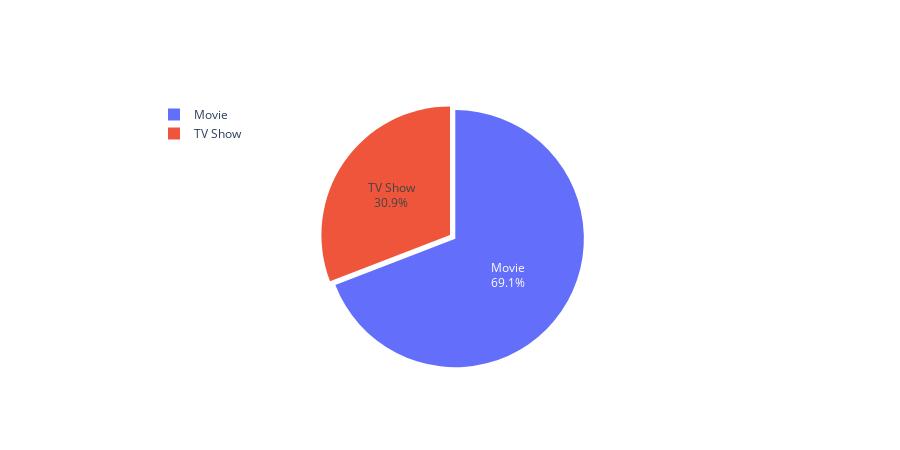

Notebook code for this chart:
### Markdown cell above
#### 1. What is the composition of Netflix content?

### Code cell
pie_x = df["type"].value_counts().reset_index()
pie_x = pie_x.rename(columns={"index": "type", "type": "count"})
pie_x

trace = go.Pie(labels=pie_x['type'], values=pie_x['count'], pull=[0.05])
layout = go.Layout(title="", height=450, legend=dict(x=0.1, y=1))
fig = go.Figure(data = [trace], layout = layout)
fig.update_traces(textposition='inside', textinfo='percent+label')
fig.show()

### Figure 1 — Plotly figure (JSON) as saved in the notebook; plotly's stock layout.template omitted (floating-point values rounded to 4 significant figures)
{"data": [{"labels": ["Movie", "TV Show"], "pull": [0.05], "textinfo": "percent+label", "textposition": "inside", "type": "pie", "values": [5377, 2400]}], "layout": {"height": 450, "legend": {"x": 0.1, "y": 1}, "title": {"text": ""}}}
